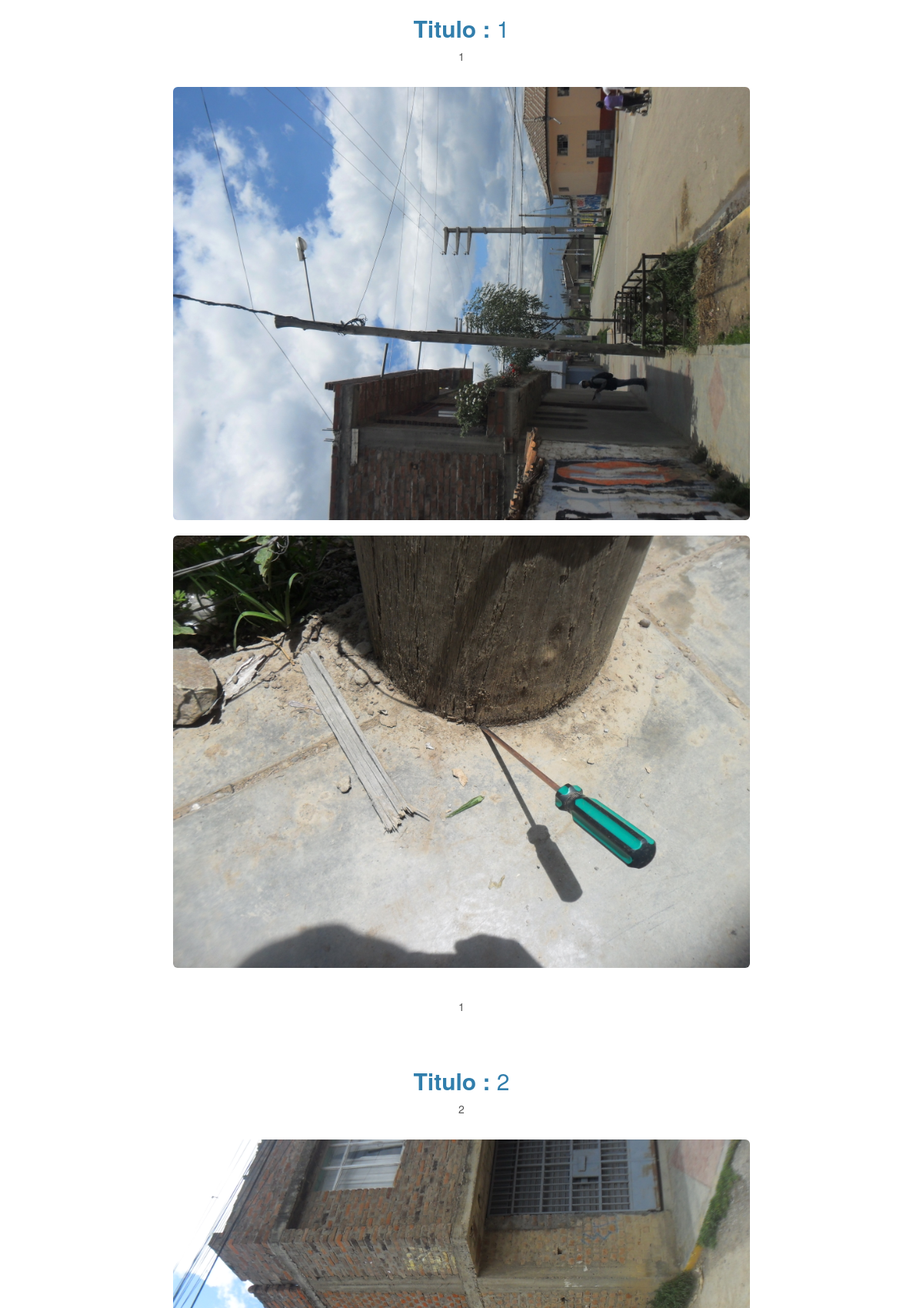
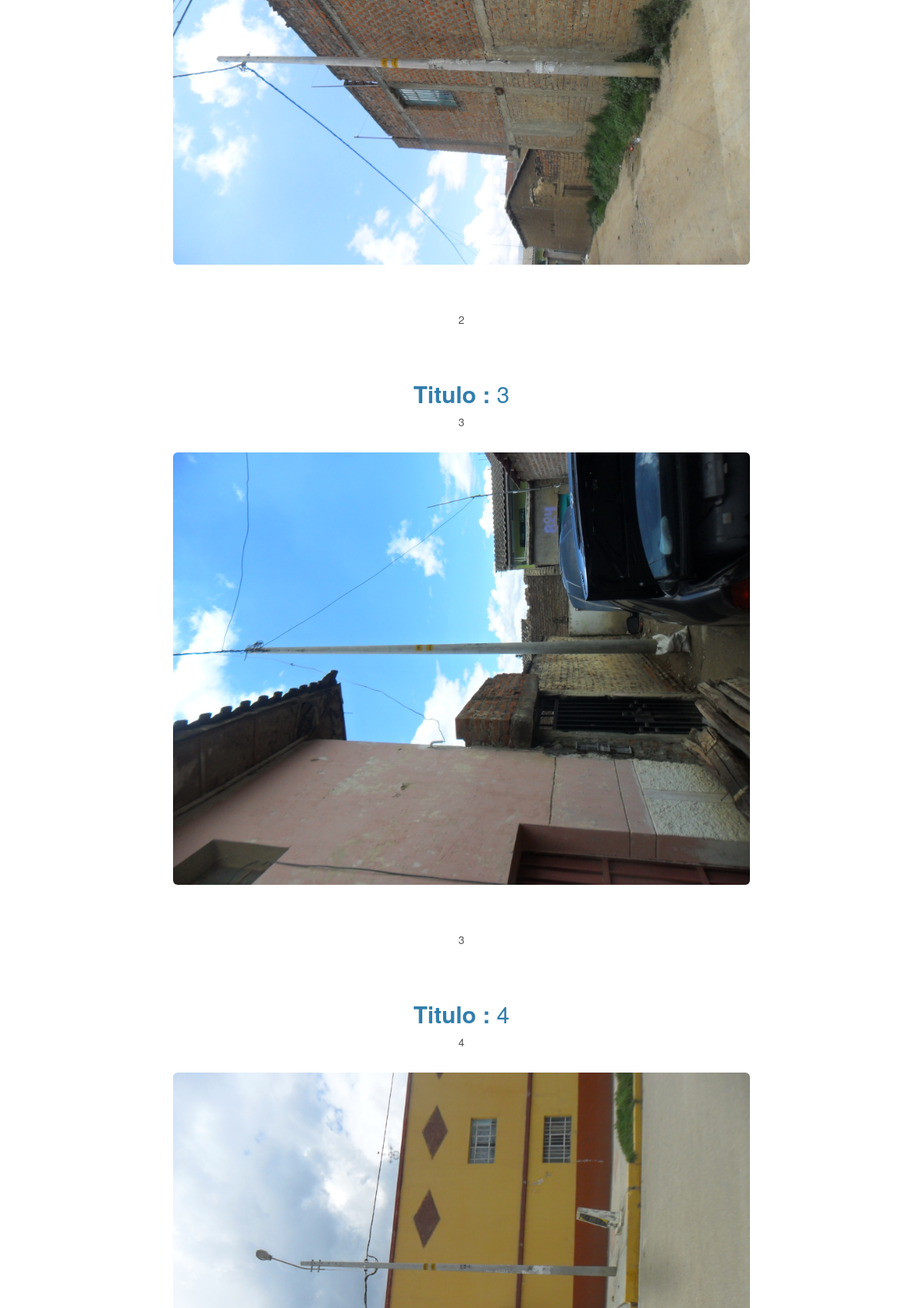
The page / (upper part) on the database its author committed (2 pictures, top to bottom).
### electro/models.py (models this page shows, shortened)
class Informacion(models.Model):
	Titulo=models.CharField(max_length=100)
	Descripcion=models.TextField(max_length=400)
	Direccion=models.CharField(max_length=100)
	imagen1 = models.ImageField(upload_to='fotos', verbose_name='imagen1')
	imagen2 = models.ImageField(upload_to='fotos', verbose_name='imagen2')

### electro/views.py (the view)
# urls.py: url(r'^$','electro.views.vista_informacion'),
def vista_informacion(request):
	todo=Informacion.objects.all()
	return render_to_response('informacion.html',{'info':todo}, context_instance=RequestContext(request))

### electrocentro/templates/informacion.html (shortened to what this page needs)
<!doctype html>
<html lang="en">
<head>
	<link rel="stylesheet"  type='text/css' href="{{STATIC_URL}}css/bootstrap.css">
</head>
<body>
	<div class="container">
		{% for valor in info %}
		<div class="row">
			<div class="col-xs-12">
				<h2 class='text-center'><strong>Titulo :</strong> {{ valor.Titulo}}</h2>
				<p class='text-center'>{{ valor.Descripcion }}</p>
				<br>
			</div>
		</div>
		<div class="row">
				<div class="col-xs-8 col-xs-offset-2">
					<img class='img-rounded img-responsive' src="{{MEDIA_URL}}{{valor.imagen2}}" alt="">
					<br>
				</div>
				<div class="col-xs-8 col-xs-offset-2">
					<img class='img-rounded img-responsive' src="{{MEDIA_URL}}{{valor.imagen1}}" alt="">
				</div>
		</div>
		<br><br>
		<div class="row">
			<div class="12">
				<p class='text-center'>{{valor.Direccion}}</p>
				<br><br>
			</div>
		</div>
		{%endfor%}
	</div>
</body>
</html>

### rows shown on the page
Informacion: Titulo "1", Descripcion "1", imagen2 (picture), imagen1 (picture), Direccion "1"
Informacion: Titulo "2", Descripcion "2", imagen2 (picture), Direccion "2"
Informacion: Titulo "3", Descripcion "3", imagen2 (picture), Direccion "3"
Informacion: Titulo "4", Descripcion "4", imagen2 (picture)
